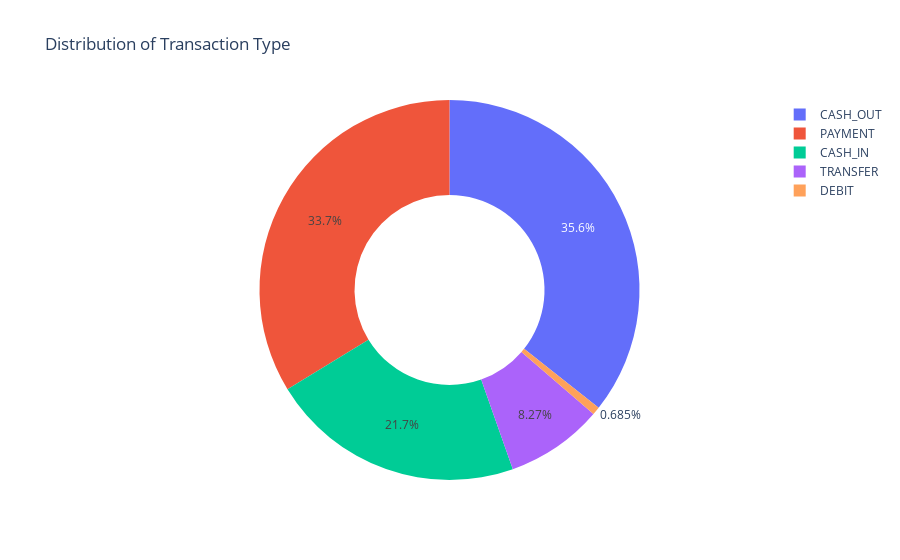

Notebook cell for this chart:
### Code cell
type=data["type"].value_counts()
transactions=type.index
quantity=type.values
import plotly.express as px
figure=px.pie(data, 
             values=quantity, 
             names=transactions,hole = 0.5, 
             title="Distribution of Transaction Type")
figure.show()

### Figure 1 — Plotly figure (JSON) as saved in the notebook; plotly's stock layout.template omitted (floating-point values rounded to 4 significant figures)
{"data": [{"domain": {"x": [0, 1], "y": [0, 1]}, "hole": 0.5, "hovertemplate": "label=%{label}<br>value=%{value}<extra></extra>", "labels": ["CASH_OUT", "PAYMENT", "CASH_IN", "TRANSFER", "DEBIT"], "legendgroup": "", "name": "", "showlegend": true, "type": "pie", "values": [373641, 353873, 227130, 86753, 7178]}], "layout": {"legend": {"tracegroupgap": 0}, "title": {"text": "Distribution of Transaction Type"}}}
